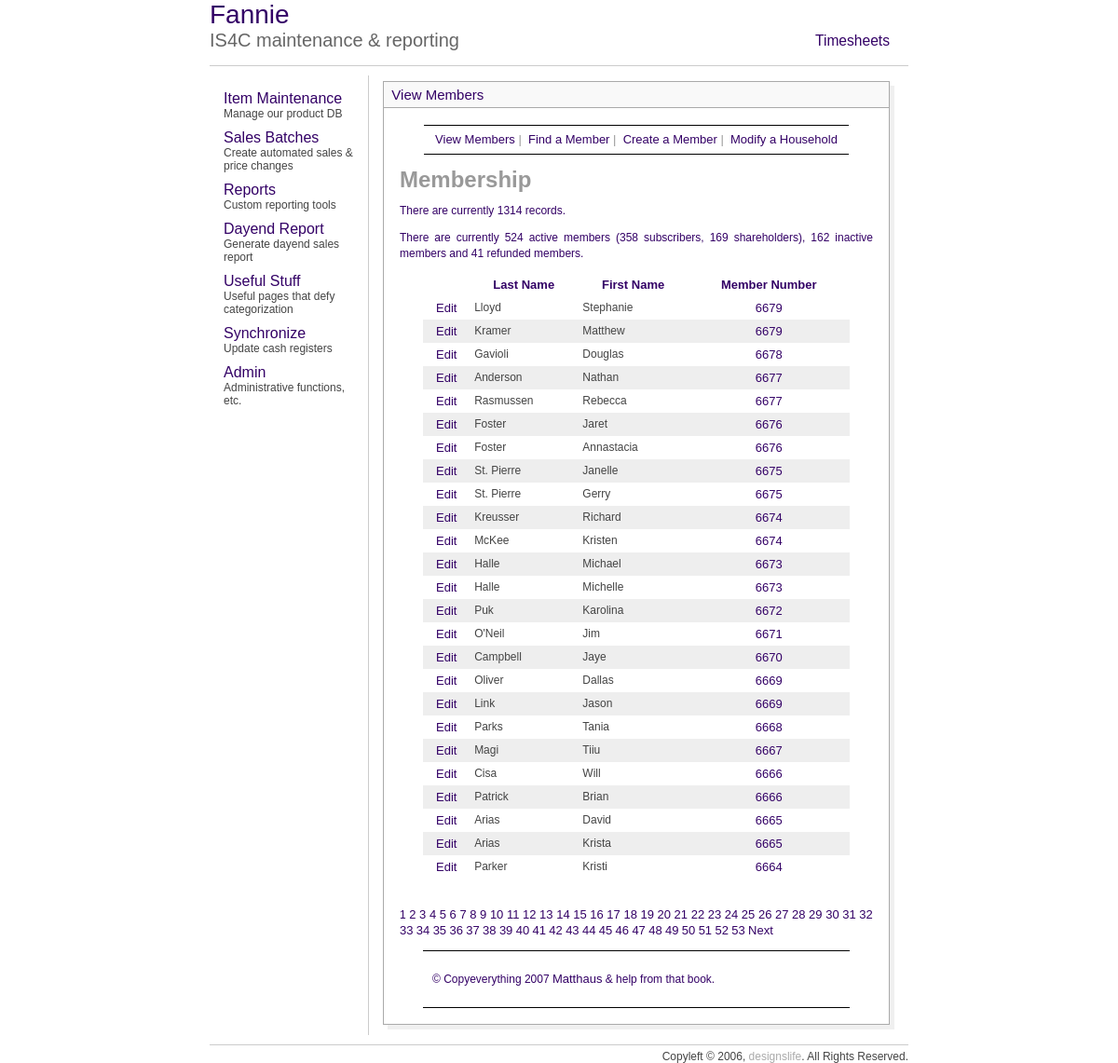
/mem/view_members.php, run on the app's committed database.
### tables this page shows
CREATE TABLE `custdata` (
  `CardNo` int(8) default NULL,
  `personNum` tinyint(4) NOT NULL default '1',
  `LastName` varchar(30) default NULL,
  `FirstName` varchar(30) default NULL,
  `CashBack` double NOT NULL default '60',
  `Balance` double NOT NULL default '0',
  `Discount` smallint(6) default NULL,
  `MemDiscountLimit` double NOT NULL default '0',
  `ChargeOk` tinyint(4) NOT NULL default '1',
  `WriteChecks` tinyint(4) NOT NULL default '1',
  `StoreCoupons` tinyint(4) NOT NULL default '1',
  `Type` varchar(10) NOT NULL default 'pc',
  `memType` tinyint(4) default NULL,
  `staff` tinyint(4) NOT NULL default '0',
  `SSI` double NOT NULL default '0',
  `Purchases` double NOT NULL default '0',
  `NumberOfChecks` smallint(6) NOT NULL default '0',
  `memCoupons` int(11) NOT NULL default '1',
  `blueLine` varchar(50) default NULL,
  `Shown` tinyint(4) NOT NULL default '1',
  `id` int(11) NOT NULL auto_increment,
  `modified` datetime NOT NULL,
  PRIMARY KEY  (`id`),
  KEY `LastName` (`LastName`),
  KEY `CardNo_2` (`CardNo`,`memType`,`staff`,`id`,`personNum`)
);

### mem/view_members.php (the view, shortened to what this page needs)
<?php
echo'<h1 id="mainhead">Membership</h1>';
require_once ('../includes/mysqli_connect.php');
mysqli_select_db($db_slave, 'is4c_op');
$display = 25;
$query = "SELECT COUNT(id) FROM custdata ORDER BY cardno ASC";
$result = mysqli_query($db_slave, $query);
$row = mysqli_fetch_array($result, MYSQLI_NUM);
$num_records = $row[0];
$activeQ = "SELECT * FROM custdata WHERE memType in (1,2) AND cardno <> 3000 GROUP BY cardno";
$subscribersQ = "SELECT * FROM custdata WHERE memType = 2 AND cardno <> 3000 GROUP BY cardno";
$shareholdersQ = "SELECT * FROM custdata WHERE memType = 1 AND cardno <> 3000 GROUP BY cardno";
$inactiveQ = "SELECT * FROM custdata WHERE memType = 5 AND cardno <> 3000 GROUP BY cardno";
$refundQ = "SELECT * FROM custdata WHERE memType = 4 AND cardno <> 3000 GROUP BY cardno";
$activeR = mysqli_query($db_slave, $activeQ);
$inactiveR = mysqli_query($db_slave, $inactiveQ);
$refundR = mysqli_query($db_slave, $refundQ);
$subscribersR = mysqli_query($db_slave, $subscribersQ);
$shareholdersR = mysqli_query($db_slave, $shareholdersQ);
$subscribers = mysqli_num_rows($subscribersR);
$shareholders = mysqli_num_rows($shareholdersR);
$active = mysqli_num_rows($activeR);
$inactive = mysqli_num_rows($inactiveR);
$refund = mysqli_num_rows($refundR);
if (isset($_GET['np'])) {
	$num_pages = $_GET['np'];
} else {
	if ($num_records > $display) {
		$num_pages = ceil ($num_records/$display);
	} else {
		$num_pages = 1;
	}
}
if (isset($_GET['s'])) {
	$start = $_GET['s'];
} else {
	$start = 0;
}
$link1 = "{$_SERVER['PHP_SELF']}?sort=lna";
$link2 = "{$_SERVER['PHP_SELF']}?sort=fna";
$link3 = "{$_SERVER['PHP_SELF']}?sort=cna";
if (isset($_GET['sort'])) {
	switch ($_GET['sort']) {
		case 'lna':
		$order_by = 'LastName ASC';
		$link1 = "{$_SERVER['PHP_SELF']}?sort=lnd";
		break;
		case 'lnd':
		$order_by = 'LastName DESC';
		$link1 = "{$_SERVER['PHP_SELF']}?sort=lna";
		break;
		case 'fna':
		$order_by = 'FirstName ASC';
		$link2 = "{$_SERVER['PHP_SELF']}?sort=fnd";
		break;
		case 'fnd':
		$order_by = 'FirstName DESC';
		$link2 = "{$_SERVER['PHP_SELF']}?sort=fna";
		break;
		case 'cna':
		$order_by = 'CardNo ASC';
		$link3 = "{$_SERVER['PHP_SELF']}?sort=drd";
		break;
		case 'cnd':
		$order_by = 'CardNo DESC';
		$link3 = "{$_SERVER['PHP_SELF']}?sort=dra";
		break;
		default:
		$order_by = 'CardNo DESC';
		break;
	}
	$sort = $_GET['sort'];
} else {
	$order_by = 'CardNo DESC';
	$sort = 'cnd';
}
$query = "SELECT LastName, FirstName, CardNo, id FROM custdata WHERE CardNo != 9999 AND CardNo != 99999 ORDER BY $order_by LIMIT $start, $display";
$result = mysqli_query($db_slave, $query);
echo "<p>There are currently $num_records records.</p>\n";
echo "<p>There are currently $active active members ($subscribers subscribers, $shareholders shareholders), $inactive inactive members and $refund refunded members.</p>\n";
echo '<table align="center" width="90%" cellspacing="0" cellpadding="5">
<tr>
<td align="center"><b></b></td>
<td align="center"><b><a href="' . $link1 . '&s=' . $start . '&np=' . $num_pages . '">Last Name</a></b></td>
<td align="center"><b><a href="' . $link2 . '&s=' . $start . '&np=' . $num_pages . '">First Name</a></b></td>
<td align="center"><b><a href="' . $link3 . '&s=' . $start . '&np=' . $num_pages . '">Member Number</a></b></td>
</tr>';
$bg = '#eeeeee';
while ($row = mysqli_fetch_array ($result, MYSQLI_ASSOC)) {
	$bg = ($bg=='#eeeeee' ? '#ffffff' : '#eeeeee');
	echo '<tr bgcolor="' . $bg . '">
	<td align="center"><a href="edit_member.php?id=' . $row['id'] . '">Edit</a></td>
	<td align="left">' . $row['LastName'] . '</td>
	<td align="left">' . $row['FirstName'] . '</td>
	<td align="center"><a href="modify_household.php?cardno=' . $row['CardNo'] . '">' . $row['CardNo'] . ' </a></td>
	</tr>';
}
echo '</table>';
if ($num_pages > 1) {
	echo '<br /><p>';
	$current_page = ($start/$display) + 1;
	for ($i = 1; $i <= $num_pages; $i++) {
		if ($i != $current_page) {
		echo '<a href="view_members.php?s=' . ($display * ($i - 1)) . '&np=' . $num_pages . '&sort=' . $sort . '">' . $i . '</a> ';
		} else {
			echo $i . ' ';
		}
	}
	if ($current_page != $num_pages) {
		echo '<a href="view_members.php?s=' . ($start + $display) . '&np=' . $num_pages . '&sort=' . $sort . '">Next</a> ';
	}
	echo '</p>';
}
?>

### includes/style.css (style rules this page uses)
p { font: "Arial,Lucida"; color:330066; font-size: 1em; line-height: 1.4em; }
body { font-family:arial; font-size:12px; cursor:default; color:AAAAAA; }
td { font-family:arial; font-size:12px; cursor:default; color:444444; }
a { color:330066; text-decoration:none; font-size:13px }

### mem/includes/layout.css (style rules this page uses)
body { font: 12px "Lucida Sans Unicode", Verdana, sans-serif; color: #333333; background: #FFF; margin: 0; padding: 0; }
#wrapper { margin: 0 auto; }
#content { margin: 0 25px 0 25px; padding: 1px; }
div#navbar1 { height: 30px; width: 100%; border-top: solid #000 1px; border-bottom: solid #000 1px; font-family: Arial, Helvetica, sans-serif; font-size: small; text-align: center; padding: 0px; margin: 0px; white-space: nowrap; line-height: 30px; }
#footer { border-bottom: 1px solid #000; border-top: 1px solid #000; margin: 0 25px 0 25px; padding: 10px; }

### data on the page
custdata: LastName "Lloyd", FirstName "Stephanie", CardNo "6679"
custdata: LastName "Kramer", FirstName "Matthew", CardNo "6679"
custdata: LastName "Gavioli", FirstName "Douglas", CardNo "6678"
custdata: LastName "Anderson", FirstName "Nathan", CardNo "6677"
custdata: LastName "Rasmussen", FirstName "Rebecca", CardNo "6677"
custdata: LastName "Foster", FirstName "Jaret", CardNo "6676"
custdata: LastName "Foster", FirstName "Annastacia", CardNo "6676"
custdata: LastName "St. Pierre", FirstName "Janelle", CardNo "6675"
custdata: LastName "St. Pierre", FirstName "Gerry", CardNo "6675"
custdata: LastName "Kreusser", FirstName "Richard", CardNo "6674"
custdata: LastName "McKee", FirstName "Kristen", CardNo "6674"
custdata: LastName "Halle", FirstName "Michael", CardNo "6673"
custdata: LastName "Halle", FirstName "Michelle", CardNo "6673"
custdata: LastName "Puk", FirstName "Karolina", CardNo "6672"
custdata: LastName "O'Neil", FirstName "Jim", CardNo "6671"
custdata: LastName "Campbell", FirstName "Jaye", CardNo "6670"
custdata: LastName "Oliver", FirstName "Dallas", CardNo "6669"
custdata: LastName "Link", FirstName "Jason", CardNo "6669"
custdata: LastName "Parks", FirstName "Tania", CardNo "6668"
custdata: LastName "Magi", FirstName "Tiiu", CardNo "6667"
custdata: LastName "Cisa", FirstName "Will", CardNo "6666"
custdata: LastName "Patrick", FirstName "Brian", CardNo "6666"
custdata: LastName "Arias", FirstName "David", CardNo "6665"
custdata: LastName "Arias", FirstName "Krista", CardNo "6665"
custdata: LastName "Parker", FirstName "Kristi", CardNo "6664"

### other printed values
$num_records "1314"
$active "524"
$subscribers "358"
$shareholders "169"
$inactive "162"
$refund "41"
